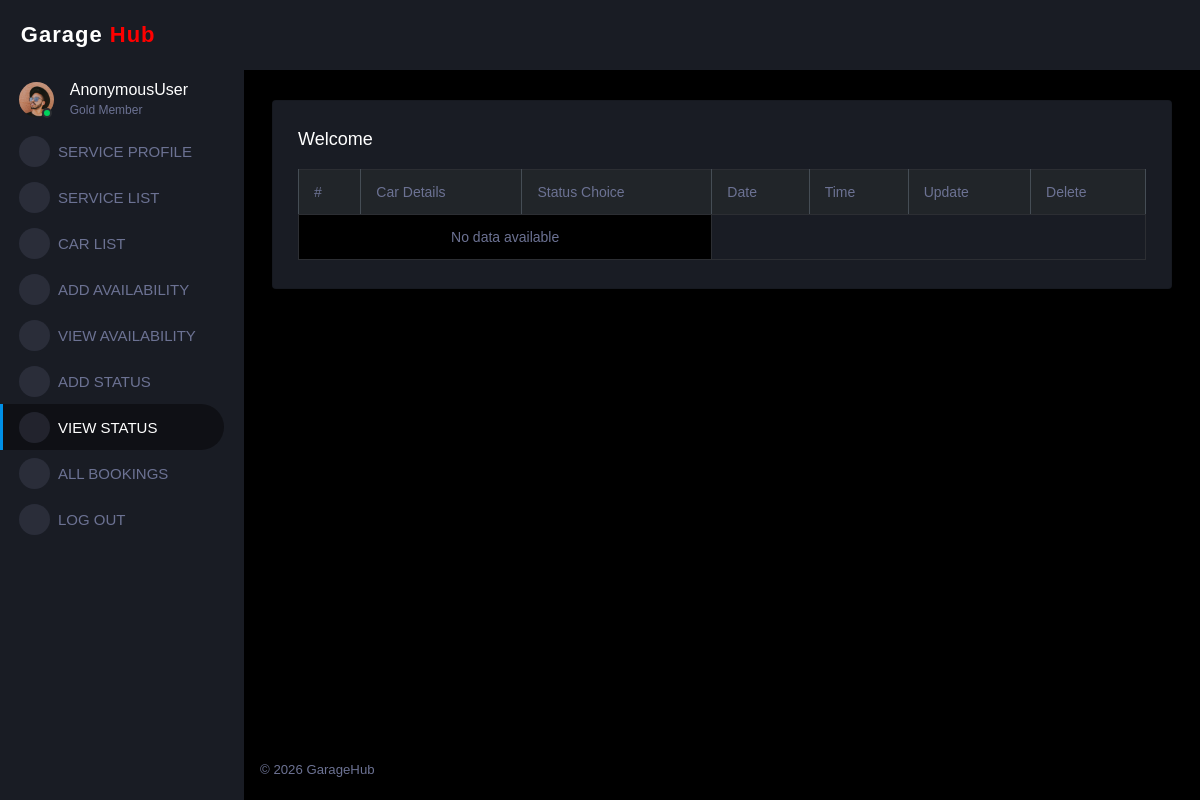
The page /status_view on the database as committed earlier.
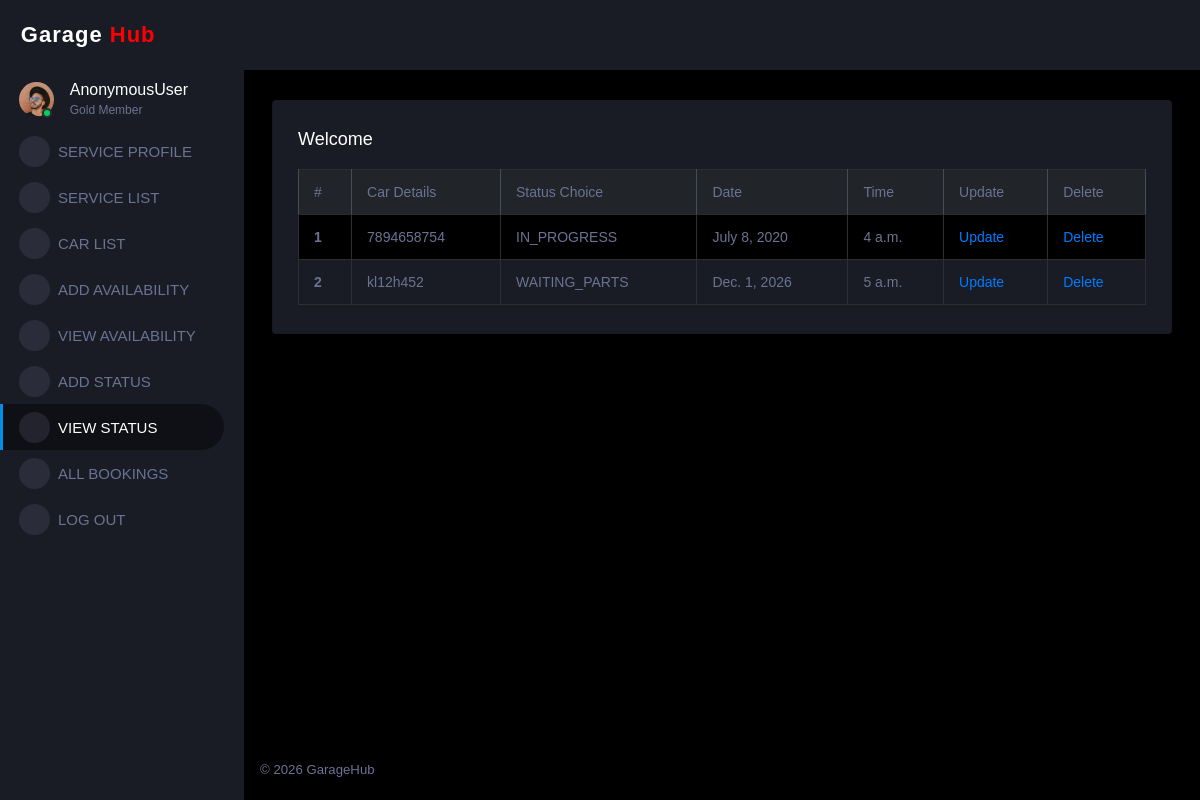
The same page on the database as committed later.
### GARAGE_APP/models.py (models this page shows, shortened)
class ServiceStatus(models.Model):
    car_details = models.ForeignKey("Car", on_delete=models.CASCADE)
    status_choice = (
        ("PENDING", "Pending"),
        ("IN_PROGRESS", "In Progress"),
        ("WAITING_PARTS", "Waiting Parts"),
        ("COMPLETED", "Completed"),
        ("CANCELED", "Canceled"),
    )
    choice = models.CharField(max_length=100,
                              choices=status_choice,
                              default="PENDING")
    date = models.DateField()
    time = models.TimeField()

class Car(models.Model):
    car_details = models.ForeignKey("Customer", on_delete=models.CASCADE)
    model = models.CharField(max_length=100)
    number_plate = models.CharField(max_length=20)
    rc_number = models.CharField(max_length=20)
    car_name = models.CharField(max_length=100)
    brand = models.CharField(max_length=100)
    year_of_manufacture = models.IntegerField()
    fuel_type = models.CharField(max_length=100)
    registration_number = models.CharField(max_length=100)
    service_type = (
        ("BASIC CAR CHECKS", " basic car checks"),
        ("FULL SERVICE", "full service"),
        ("MAJOR SERVICE", "major service"),
        ("MANUFACTURER SERVICE", "manufacturer service"),
        ("INTERIM SERVICE", "interim service"),
    )
    type = models.CharField(max_length=100,
                            choices=service_type,
                            default="BASIC CAR CHECKS")
    document = models.FileField(upload_to='documents/')
    def __str__(self):
        return self.number_plate

### GARAGE_APP/servicecenterviews.py (the view)
# urls.py: path("status_view",servicecenterviews.status_view,name="status_view"),
def status_view(request):
    data=ServiceStatus.objects.all()
    return render(request, "service_center/status_view.html", {"data":data})

### templates/service_center/status_view.html
{% extends "service_center/service_centerbase.html" %}
{% block content %}
{%load crispy_forms_tags %}
<table class="table table-bordered table-striped">
  <thead class="table-dark">
    <tr>
      <th scope="col">#</th>
      <th scope="col">Car Details</th>
      <th scope="col">Status Choice</th>
      <th scope="col">Date</th>
        <th scope="col">Time</th>
        <th scope="col">Update</th>
        <th scope="col">Delete</th>
    </tr>
  </thead>
  <tbody>
    {% for i in data %}
    <tr>
      <th scope="row">{{ forloop.counter }}</th>
      <td>{{ i.car_details }}</td>
      <td>{{ i.choice }}</td>
      <td>{{i.date}}</td>
        <td>{{ i.time }}</td>
        <td><a href= "{% url 'status_update' i.id %}" ,class="btn btn-danger" role="button" >Update</a></td>
        <td><a href= "{% url 'status_delete' i.id %}" ,class="btn btn-danger" role="button" >Delete</a></td>
    </tr>
    {% empty %}
    <tr>
      <td colspan="3" class="text-center text-muted">No data available</td>
    </tr>
    {% endfor %}
  </tbody>
</table>
{% endblock %}

Rows that differ between the two databases and show on the page:
added ServiceStatus: car_details "7894658754", choice "IN_PROGRESS", date "July 8, 2020", time "4 a.m."
added ServiceStatus: car_details "kl12h452", choice "WAITING_PARTS", date "Dec. 1, 2026", time "5 a.m."
Other text that changed with them:
text no longer shown: "No data available"
